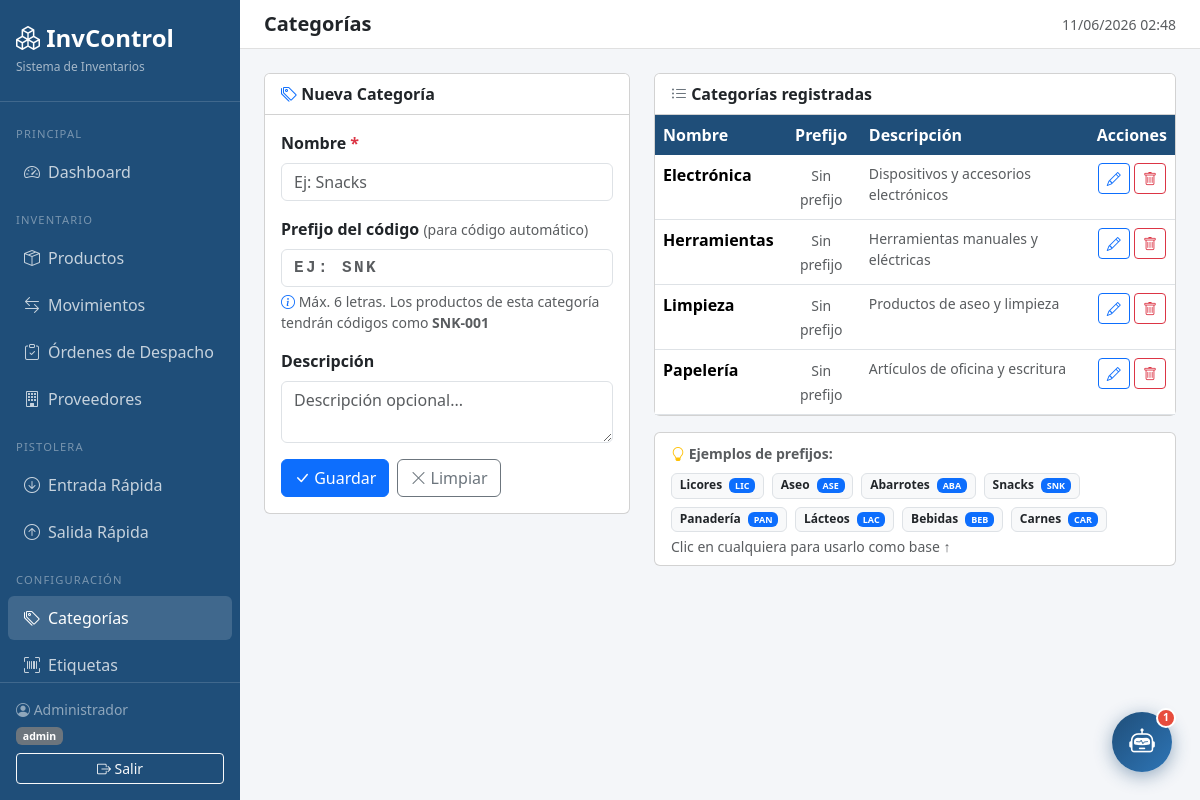
Page /?page=categorias (signed in) on the committed database.
### tables this page shows
CREATE TABLE IF NOT EXISTS categorias (
    id          INT AUTO_INCREMENT PRIMARY KEY,
    nombre      VARCHAR(100) NOT NULL,
    descripcion TEXT
);

### app/controllers/CategoriaController.php (called while the page is built, shortened)
<?php
class CategoriaController {
    private Categoria $model;
    public function __construct() { $this->model = new Categoria(); }
    public function handle(string $action, string $rol): void {
        match ($action) {
            'index'          => $this->index(),
            'guardar'        => $this->guardar(),
            'eliminar'       => $this->eliminar(),
            'siguienteCodigo'=> $this->ajaxSiguienteCodigo(),
            default          => $this->index(),
        };
    }
    private function index(): void {
        $categorias = $this->model->getAll();
        require_once __DIR__ . '/../views/categorias/index.php';
    }
}

### index.php (called while the page is built, shortened)
<?php
require_once __DIR__ . '/config/database.php';
require_once __DIR__ . '/app/models/Categoria.php';
require_once __DIR__ . '/app/controllers/CategoriaController.php';
$page   = $_GET['page']   ?? 'dashboard';
$action = $_GET['action'] ?? 'index';
$rol = $_SESSION['rol'] ?? 'operador';
match ($page) {
    'dashboard'   => (new AuthController())->dashboard(),
    'productos'   => (new ProductoController())->handle($action, $rol),
    'movimientos' => (new MovimientoController())->handle($action, $rol),
    'categorias'  => (new CategoriaController())->handle($action, $rol),
    'proveedores' => (new ProveedorController())->handle($action, $rol),
    'reportes'    => (new ReporteController())->handle($action, $rol),
    'scanner'     => (new ScannerController())->handle($action, $rol),
    'usuarios'    => (new UsuarioController())->handle($action, $rol),
    'despachos'   => (new DespachoController())->handle($action, $rol),
    default       => (new AuthController())->dashboard(),
};

### config/database.php (called while the page is built, shortened)
<?php
class Database {
    private static ?PDO $instance = null;
    public static function getConnection(): PDO {
        if (self::$instance === null) {
            $dsn = "mysql:host=" . DB_HOST . ";dbname=" . DB_NAME . ";charset=" . DB_CHARSET;
            $options = [
                PDO::ATTR_ERRMODE            => PDO::ERRMODE_EXCEPTION,
                PDO::ATTR_DEFAULT_FETCH_MODE => PDO::FETCH_ASSOC,
                PDO::ATTR_EMULATE_PREPARES   => false,
            ];
            try {
                self::$instance = new PDO($dsn, DB_USER, DB_PASS, $options);
            } catch (PDOException $e) {
                die(json_encode(['error' => 'Error de conexión a la base de datos: ' . $e->getMessage()]));
            }
        }
        return self::$instance;
    }
}

### app/models/Categoria.php (called while the page is built, shortened)
<?php
class Categoria {
    private PDO $db;
    public function __construct() { $this->db = Database::getConnection(); }
    public function getAll(): array {
        return $this->db->query("SELECT * FROM categorias ORDER BY nombre")->fetchAll();
    }
}

### app/views/categorias/index.php (the view, shortened to what this page needs)
<?php require_once __DIR__ . '/../layouts/header.php'; ?>
<div class="row g-4">
    <div class="col-md-5">
        <div class="card">
            <div class="card-header bg-white fw-semibold">
                <i class="bi bi-tags text-primary"></i>
                <span id="formTitulo">Nueva Categoría</span>
            </div>
            <div class="card-body">
                <form method="POST" action="<?= APP_URL ?>/?page=categorias&action=guardar">
                    <div class="mb-3">
                        <label class="form-label fw-semibold">Nombre <span class="text-danger">*</span></label>
                        <input type="text" name="nombre" id="cat_nombre"
                               class="form-control" required placeholder="Ej: Snacks">
                    </div>
                    <div class="mb-3">
                        <label class="form-label fw-semibold">
                            Prefijo del código
                            <span class="text-muted fw-normal small">(para código automático)</span>
                        </label>
                        <input type="text" name="prefijo" id="cat_prefijo"
                               class="form-control text-uppercase" maxlength="6"
                               placeholder="Ej: SNK"
                               style="letter-spacing:.15em; font-family:monospace; font-weight:700">
                        <div class="form-text">
                            <i class="bi bi-info-circle text-primary"></i>
                            Máx. 6 letras. Los productos de esta categoría tendrán códigos como
                            <strong id="previewCodigo">SNK-001</strong>
                        </div>
                    </div>
                    <div class="mb-3">
                        <label class="form-label fw-semibold">Descripción</label>
                        <textarea name="descripcion" id="cat_desc"
                                  class="form-control" rows="2"
                                  placeholder="Descripción opcional..."></textarea>
                    </div>
                    <div class="d-flex gap-2">
                        <button type="submit" class="btn btn-primary">
                            <i class="bi bi-check-lg"></i> Guardar
                        </button>
                        <button type="button" class="btn btn-outline-secondary" onclick="resetForm()">
                            <i class="bi bi-x-lg"></i> Limpiar
                        </button>
                    </div>
                </form>
            </div>
        </div>
    </div>
    <div class="col-md-7">
        <div class="card">
            <div class="card-header bg-white fw-semibold">
                <i class="bi bi-list-ul text-secondary"></i> Categorías registradas
            </div>
            <div class="card-body p-0">
                <table class="table table-hover mb-0">
                    <thead>
                        <tr>
                            <th>Nombre</th>
                            <th class="text-center">Prefijo</th>
                            <th>Descripción</th>
                            <th class="text-center">Acciones</th>
                        </tr>
                    </thead>
                    <tbody>
                    <?php foreach ($categorias as $c): ?>
                        <tr>
                            <td class="fw-semibold"><?= htmlspecialchars($c['nombre']) ?></td>
                            <td class="text-center">
                                <?php if (!empty($c['prefijo'])): ?>
                                    <span class="badge bg-primary font-monospace"
                                          style="letter-spacing:.1em">
                                        <?= htmlspecialchars($c['prefijo']) ?>
                                    </span>
                                <?php else: ?>
                                    <span class="text-muted small">Sin prefijo</span>
                                <?php endif; ?>
                            </td>
                            <td class="text-muted small">
                                <?= htmlspecialchars($c['descripcion'] ?? '') ?>
                            </td>
                            <td class="text-center">
                                <button class="btn btn-sm btn-outline-primary"
                                        onclick="editCat(
                                            <?= $c['id'] ?>,
                                            '<?= addslashes($c['nombre']) ?>',
                                            '<?= addslashes($c['prefijo'] ?? '') ?>',
                                            '<?= addslashes($c['descripcion'] ?? '') ?>'
                                        )" title="Editar">
                                    <i class="bi bi-pencil"></i>
                                </button>
                                <a href="<?= APP_URL ?>/?page=categorias&action=eliminar&id=<?= $c['id'] ?>"
                                   class="btn btn-sm btn-outline-danger"
                                   onclick="return confirm('¿Eliminar esta categoría?')"
                                   title="Eliminar">
                                    <i class="bi bi-trash"></i>
                                </a>
                            </td>
                        </tr>
                    <?php endforeach; ?>
                    </tbody>
                </table>
            </div>
        </div>
        <div class="card mt-3">
            <div class="card-body py-2">
                <small class="text-muted fw-semibold">
                    <i class="bi bi-lightbulb text-warning"></i> Ejemplos de prefijos:
                </small>
                <div class="d-flex flex-wrap gap-2 mt-2">
                    <?php
                    $ejemplos = [
                        'Licores'   => 'LIC',
                        'Aseo'      => 'ASE',
                        'Abarrotes' => 'ABA',
                        'Snacks'    => 'SNK',
                        'Panadería' => 'PAN',
                        'Lácteos'   => 'LAC',
                        'Bebidas'   => 'BEB',
                        'Carnes'    => 'CAR',
                    ];
                    foreach ($ejemplos as $cat => $pre): ?>
                        <span class="badge bg-light text-dark border"
                              style="cursor:pointer"
                              onclick="usarEjemplo('<?= $cat ?>', '<?= $pre ?>')"
                              title="Usar este ejemplo">
                            <?= $cat ?>
                            <span class="badge bg-primary ms-1"><?= $pre ?></span>
                        </span>
                    <?php endforeach; ?>
                </div>
                <small class="text-muted d-block mt-1">
                    Clic en cualquiera para usarlo como base ↑
                </small>
            </div>
        </div>
    </div>
</div>
<?php require_once __DIR__ . '/../layouts/footer.php'; ?>

### app/views/layouts/header.php (style rules this page uses)
:root { --sidebar-w: 240px; --primary: #1F4E79; --primary-light: #2E75B6; }
body { background: #f4f6f9; font-family: 'Segoe UI', sans-serif; }
.table thead th { background: var(--primary); color: #fff; font-weight: 600; border: none; }

### rows in the picture
categorias: nombre "Electrónica", descripcion "Dispositivos y accesorios electrónicos"
categorias: nombre "Herramientas", descripcion "Herramientas manuales y eléctricas"
categorias: nombre "Limpieza", descripcion "Productos de aseo y limpieza"
categorias: nombre "Papelería", descripcion "Artículos de oficina y escritura"

### other values in the picture
$_SESSION['nombre'] "Administrador"
$_SESSION['rol'] "admin"
$pageTitle "Categorías"
$cat "Licores"
$pre "LIC"
$cat "Aseo"
$pre "ASE"
$cat "Abarrotes"
$pre "ABA"
$cat "Snacks"
$pre "SNK"
$cat "Panadería"
$pre "PAN"
$cat "Lácteos"
$pre "LAC"
